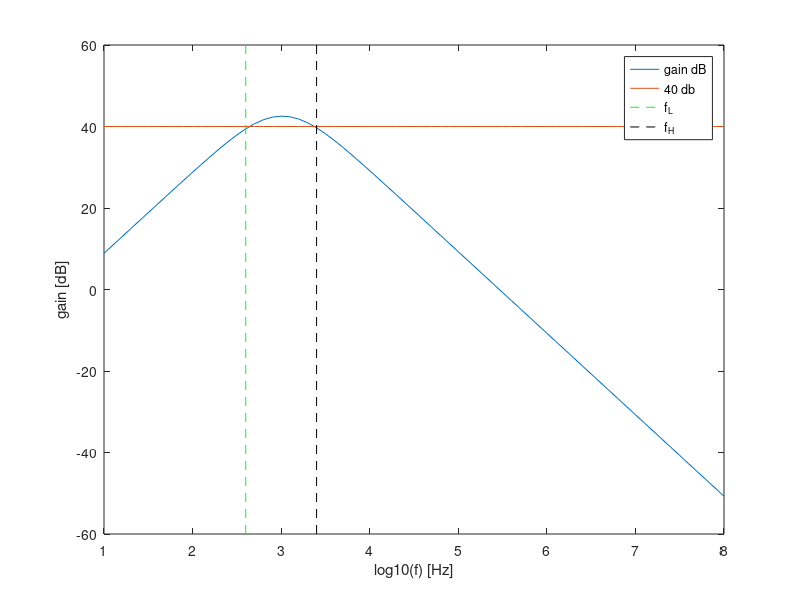

Source code (MATLAB):
%chosen components
R1=1*10^3
R2=1*10^3
R3=200*10^3
R4=1*10^3

C1=220*10^(-9)
C2=220*10^(-9)/2

%computing COST
costR=(R1+R2+R3+R4)/1000
costC=(C1+C2)*10^(6)

costR741=(1e3+50e3+1e3+5e3+50e3+50+50+25+7.5e3+4.5e5+39e3)/1000
costC741=(30*10^(-12))*10^(6)
cost741=costR741+costC741+22*0.1+1*0.1

COST=costR+costC+cost741

%computing input and output impedances
f=1000
w=2*pi*f
ZC1=1./(j*w*C1);
ZC2=1./(j*w*C2);
Zin=ZC1+R1;
Zout=1/(1/R2+1/ZC2);

%computing capacitor's impedances
f=1:0.1:8;;
w=2*pi*power(10,f);
%s=j*w;

ZC1=1./(j*w*C1);
ZC2=1./(j*w*C2);


%computing transfer function
fator1=R1./(R1+ZC1);
fator12=(1+R3/R4).*fator1;
T=abs(ZC2./(ZC2+R2).*fator12);
%converting gain (directly from transfer function to dB)
TdB=20*log10(T);




%computing maximum gain
max=max(TdB)

%computing cut off frequencies (finding out the frequency 3dB bellow the max gain)
flag1=0; 
flag2=0;
for i=1:length(f)
  if(flag1==0 && TdB(i)>=(max-3))
  lowf=f(i-1)
  lowF=power(10,lowf)
  wL=2*pi*power(10,lowf)
  flag1=1;
endif
  if((flag1==1) && (flag2==0) && (TdB(i)<(max-3)))
   highf=f(i-1)
   highF=power(10,highf)
   wH=2*pi*power(10,highf)
   flag2=1;
 endif 
endfor

%central frequency + deviation
fc=sqrt(lowF*highF)
wc=sqrt(wL*wH)
fdev=abs(1000-fc)

%gain + deviation
%40dB <=> 100 amplification
a=log10(fc)
b=int32(10*log10(fc)-10) %finding out iteration corresponding to the central frequency
gain = T(b)
gaindB=TdB(b)%so para ver
gaindev=abs(100-gain)

MERIT=1/(COST*gaindev*fdev+10^(-6))

figure;
plot(f,TdB);
hold on;
plot(f,40.+0*f);
hold on;
line ([lowf lowf], [-60 60], "linestyle", "--", "color", "g");
hold on;
line ([highf highf], [-60 60], "linestyle", "--", "color", "k");
legend("gain dB","40 db","f_L","f_H");
xlabel ("log10(f) [Hz]");
ylabel ("gain [dB]");
print ("T.eps", "-depsc");

tab=fopen("impedances.tex", "w");
fprintf(tab, "Input Impedance & %f Ohm \\\\ \\hline \n", Zin);
fprintf(tab, "Output Impedance & %f Ohm \\\\ \\hline \n", Zout);
fclose(tab);

tab=fopen("final.tex", "w");
fprintf(tab, "Gain DB & %f dB \\\\ \\hline \n", gaindB);
fprintf(tab, "Gain & %f \\\\ \\hline \n", gain);
fprintf(tab, "Bandwidth & %f Hz \\\\ \\hline \n", highF-lowF);
fprintf(tab, "Central Frequency & %f Hz \\\\ \\hline \n", fc);
fprintf(tab, "Frequency Deviation & %f Hz \\\\ \\hline \n", fdev);
fprintf(tab, "Gain Deviation & %f Hz\\\\ \\hline \n", gaindev);
fprintf(tab, "Cost & %f MU\\\\ \\hline \n", COST);
fprintf(tab, "Merit & %f\\\\ \\hline \n", MERIT);
fclose(tab);	
